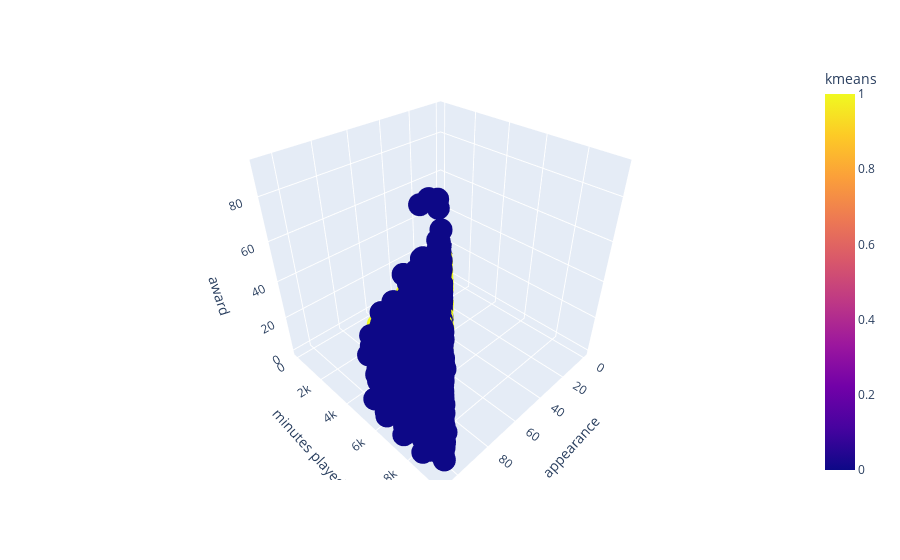

The notebook cell saved with this chart:
### Code cell
import plotly
import plotly.express as px

fig = px.scatter_3d(X, x='appearance', y='minutes played', z='award',
              color='kmeans')
fig.show()

### Figure 1 — Plotly figure (JSON) as saved in the notebook; plotly's stock layout.template omitted (floating-point values rounded to 4 significant figures; data arrays with more than 128 entries replaced by an {"elided": "..."} marker saying what was removed)
{"data": [{"hovertemplate": "appearance=%{x}<br>minutes played=%{y}<br>award=%{z}<br>kmeans=%{marker.color}<extra></extra>", "legendgroup": "", "marker": {"color": {"elided": "10754 int values"}, "coloraxis": "coloraxis", "symbol": "circle"}, "mode": "markers", "name": "", "scene": "scene", "showlegend": false, "type": "scatter3d", "x": {"elided": "10754 int values"}, "y": {"elided": "10754 int values"}, "z": {"elided": "10754 int values"}}], "layout": {"coloraxis": {"colorbar": {"title": {"text": "kmeans"}}, "colorscale": [[0, "#0d0887"], [0.1111, "#46039f"], [0.2222, "#7201a8"], [0.3333, "#9c179e"], [0.4444, "#bd3786"], [0.5556, "#d8576b"], [0.6667, "#ed7953"], [0.7778, "#fb9f3a"], [0.8889, "#fdca26"], [1, "#f0f921"]]}, "legend": {"tracegroupgap": 0}, "margin": {"t": 60}, "scene": {"domain": {"x": [0, 1], "y": [0, 1]}, "xaxis": {"title": {"text": "appearance"}}, "yaxis": {"title": {"text": "minutes played"}}, "zaxis": {"title": {"text": "award"}}}}}
